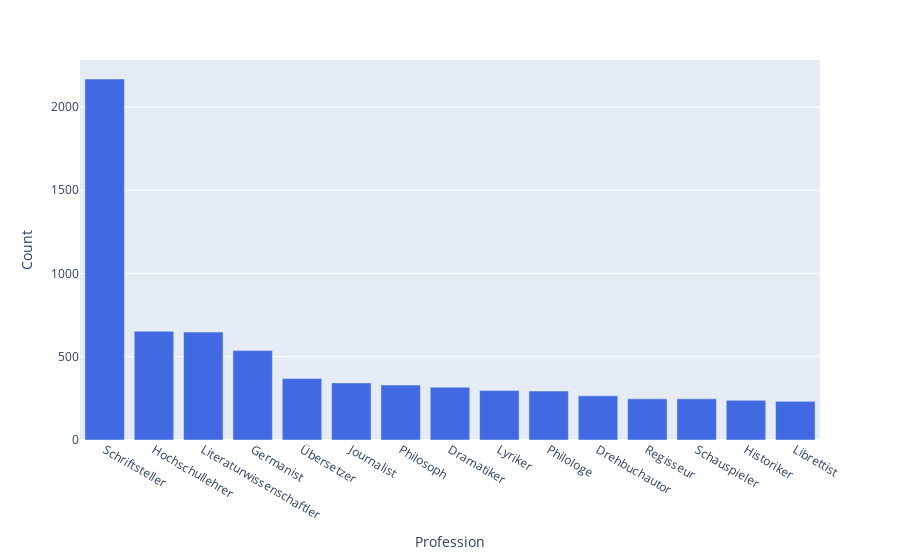

Notebook code for this chart:
### Code cell
fig = px.bar(berufsdf.sort_values(by="Count", ascending=False).head(15), 
             x="Profession", y="Count",\
            color_discrete_sequence=["royalblue"])
fig.show()
fig.write_image("../figures/people_stats/occupations.png",  scale=2)
# eine person kann mehrere Berufe haben

### Figure 1 — Plotly figure (JSON) as saved in the notebook; plotly's stock layout.template omitted (floating-point values rounded to 4 significant figures)
{"data": [{"alignmentgroup": "True", "hovertemplate": "Profession=%{x}<br>Count=%{y}<extra></extra>", "legendgroup": "", "marker": {"color": "royalblue", "pattern": {"shape": ""}}, "name": "", "offsetgroup": "", "orientation": "v", "showlegend": false, "textposition": "auto", "type": "bar", "x": ["Schriftsteller", "Hochschullehrer", "Literaturwissenschaftler", "Germanist", "Übersetzer", "Journalist", "Philosoph", "Dramatiker", "Lyriker", "Philologe", "Drehbuchautor", "Regisseur", "Schauspieler", "Historiker", "Librettist"], "xaxis": "x", "y": [2168, 653, 648, 537, 369, 343, 330, 317, 297, 294, 265, 247, 247, 238, 232], "yaxis": "y"}], "layout": {"barmode": "relative", "legend": {"tracegroupgap": 0}, "margin": {"t": 60}, "xaxis": {"anchor": "y", "domain": [0, 1], "title": {"text": "Profession"}}, "yaxis": {"anchor": "x", "domain": [0, 1], "title": {"text": "Count"}}}}
